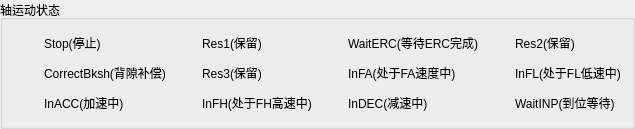
      <widget class="QGroupBox" name="groupBox_5">
       <property name="title">
        <string>轴运动状态</string>
       </property>
       <layout class="QGridLayout" name="gridLayout_2">
        <item row="0" column="0">
         <layout class="QHBoxLayout" name="horizontalLayout_2" stretch="1,100,1,100,1,100,1,100">
          <item>
           <layout class="QVBoxLayout" name="verticalLayout_20">
            <item>
             <widget class="QLabel" name="label_Stop">
              <property name="minimumSize">
               <size>
                <width>24</width>
                <height>24</height>
               </size>
              </property>
              <property name="maximumSize">
               <size>
                <width>24</width>
                <height>24</height>
               </size>
              </property>
              <property name="styleSheet">
               <string notr="true"/>
              </property>
              <property name="text">
               <string/>
              </property>
             </widget>
            </item>
            <item>
             <widget class="QLabel" name="label_CorrectBksh">
              <property name="minimumSize">
               <size>
                <width>24</width>
                <height>24</height>
               </size>
              </property>
              <property name="maximumSize">
               <size>
                <width>24</width>
                <height>24</height>
               </size>
              </property>
              <property name="styleSheet">
               <string notr="true"/>
              </property>
              <property name="text">
               <string/>
              </property>
             </widget>
            </item>
            <item>
             <widget class="QLabel" name="label_InACC">
              <property name="minimumSize">
               <size>
                <width>24</width>
                <height>24</height>
               </size>
              </property>
              <property name="maximumSize">
               <size>
                <width>24</width>
                <height>24</height>
               </size>
              </property>
              <property name="styleSheet">
               <string notr="true"/>
              </property>
              <property name="text">
               <string/>
              </property>
             </widget>
            </item>
           </layout>
          </item>
          <item>
           <layout class="QVBoxLayout" name="verticalLayout_15">
            <item>
             <widget class="QLabel" name="label_4">
              <property name="minimumSize">
               <size>
                <width>0</width>
                <height>24</height>
               </size>
              </property>
              <property name="maximumSize">
               <size>
                <width>16777215</width>
                <height>24</height>
               </size>
              </property>
              <property name="text">
               <string>Stop(停止)</string>
              </property>
             </widget>
            </item>
            <item>
             <widget class="QLabel" name="label_5">
              <property name="minimumSize">
               <size>
                <width>0</width>
                <height>24</height>
               </size>
              </property>
              <property name="maximumSize">
               <size>
                <width>16777215</width>
                <height>24</height>
               </size>
              </property>
              <property name="text">
               <string>CorrectBksh(背隙补偿)</string>
              </property>
             </widget>
            </item>
            <item>
             <widget class="QLabel" name="label_6">
              <property name="minimumSize">
               <size>
                <width>0</width>
                <height>24</height>
               </size>
              </property>
              <property name="maximumSize">
               <size>
                <width>16777215</width>
                <height>24</height>
               </size>
              </property>
              <property name="text">
               <string>InACC(加速中)</string>
              </property>
             </widget>
            </item>
           </layout>
          </item>
          <item>
           <layout class="QVBoxLayout" name="verticalLayout_27">
            <item>
             <widget class="QLabel" name="label_Res1">
              <property name="minimumSize">
               <size>
                <width>24</width>
                <height>24</height>
               </size>
              </property>
              <property name="maximumSize">
               <size>
                <width>24</width>
                <height>24</height>
               </size>
              </property>
              <property name="styleSheet">
               <string notr="true"/>
              </property>
              <property name="text">
               <string/>
              </property>
             </widget>
            </item>
            <item>
             <widget class="QLabel" name="label_Res3">
              <property name="minimumSize">
               <size>
                <width>24</width>
                <height>24</height>
               </size>
              </property>
              <property name="maximumSize">
               <size>
                <width>24</width>
                <height>24</height>
               </size>
              </property>
              <property name="styleSheet">
               <string notr="true"/>
              </property>
              <property name="text">
               <string/>
              </property>
             </widget>
            </item>
            <item>
             <widget class="QLabel" name="label_InFH">
              <property name="minimumSize">
               <size>
                <width>24</width>
                <height>24</height>
               </size>
              </property>
              <property name="maximumSize">
               <size>
                <width>24</width>
                <height>24</height>
               </size>
              </property>
              <property name="styleSheet">
               <string notr="true"/>
              </property>
              <property name="text">
               <string/>
              </property>
             </widget>
            </item>
           </layout>
          </item>
          <item>
           <layout class="QVBoxLayout" name="verticalLayout_16">
            <item>
             <widget class="QLabel" name="label_7">
              <property name="minimumSize">
               <size>
                <width>0</width>
                <height>24</height>
               </size>
              </property>
              <property name="maximumSize">
               <size>
                <width>16777215</width>
                <height>24</height>
               </size>
              </property>
              <property name="text">
               <string>Res1(保留)</string>
              </property>
             </widget>
            </item>
            <item>
             <widget class="QLabel" name="label_8">
              <property name="minimumSize">
               <size>
                <width>0</width>
                <height>24</height>
               </size>
              </property>
              <property name="maximumSize">
               <size>
                <width>16777215</width>
                <height>24</height>
               </size>
              </property>
              <property name="text">
               <string>Res3(保留)</string>
              </property>
             </widget>
            </item>
            <item>
             <widget class="QLabel" name="label_9">
              <property name="minimumSize">
               <size>
                <width>0</width>
                <height>24</height>
               </size>
              </property>
              <property name="maximumSize">
               <size>
                <width>16777215</width>
                <height>24</height>
               </size>
              </property>
              <property name="text">
               <string>InFH(处于FH高速中)</string>
              </property>
             </widget>
            </item>
           </layout>
          </item>
          <item>
           <layout class="QVBoxLayout" name="verticalLayout_28">
            <item>
             <widget class="QLabel" name="label_WaitERC">
              <property name="minimumSize">
               <size>
                <width>24</width>
                <height>24</height>
               </size>
              </property>
              <property name="maximumSize">
               <size>
                <width>24</width>
                <height>24</height>
               </size>
              </property>
              <property name="styleSheet">
               <string notr="true"/>
              </property>
              <property name="text">
               <string/>
              </property>
             </widget>
            </item>
            <item>
             <widget class="QLabel" name="label_InFA">
              <property name="minimumSize">
               <size>
                <width>24</width>
                <height>24</height>
               </size>
              </property>
              <property name="maximumSize">
               <size>
                <width>24</width>
                <height>24</height>
               </size>
              </property>
              <property name="styleSheet">
               <string notr="true"/>
              </property>
              <property name="text">
               <string/>
              </property>
             </widget>
            </item>
            <item>
             <widget class="QLabel" name="label_InDEC">
              <property name="minimumSize">
               <size>
                <width>24</width>
                <height>24</height>
               </size>
              </property>
              <property name="maximumSize">
               <size>
                <width>24</width>
                <height>24</height>
               </size>
              </property>
              <property name="styleSheet">
               <string notr="true"/>
              </property>
              <property name="text">
               <string/>
              </property>
             </widget>
            </item>
           </layout>
          </item>
          <item>
           <layout class="QVBoxLayout" name="verticalLayout_17">
            <item>
             <widget class="QLabel" name="label_11">
              <property name="minimumSize">
               <size>
                <width>0</width>
                <height>24</height>
               </size>
              </property>
              <property name="maximumSize">
               <size>
                <width>16777215</width>
                <height>24</height>
               </size>
              </property>
              <property name="text">
               <string>WaitERC(等待ERC完成)</string>
              </property>
             </widget>
            </item>
            <item>
             <widget class="QLabel" name="label_10">
              <property name="minimumSize">
               <size>
                <width>0</width>
                <height>24</height>
               </size>
              </property>
              <property name="maximumSize">
               <size>
                <width>16777215</width>
                <height>24</height>
               </size>
              </property>
              <property name="text">
               <string>InFA(处于FA速度中)</string>
              </property>
             </widget>
            </item>
            <item>
             <widget class="QLabel" name="label_12">
              <property name="minimumSize">
               <size>
                <width>0</width>
                <height>24</height>
               </size>
              </property>
              <property name="maximumSize">
               <size>
                <width>16777215</width>
                <height>24</height>
               </size>
              </property>
              <property name="text">
               <string>InDEC(减速中)</string>
              </property>
             </widget>
            </item>
           </layout>
          </item>
          <item>
           <layout class="QVBoxLayout" name="verticalLayout_29">
            <item>
             <widget class="QLabel" name="label_Res2">
              <property name="minimumSize">
               <size>
                <width>24</width>
                <height>24</height>
               </size>
              </property>
              <property name="maximumSize">
               <size>
                <width>24</width>
                <height>24</height>
               </size>
              </property>
              <property name="styleSheet">
               <string notr="true"/>
              </property>
              <property name="text">
               <string/>
              </property>
             </widget>
            </item>
            <item>
             <widget class="QLabel" name="label_InFL">
              <property name="minimumSize">
               <size>
                <width>24</width>
                <height>24</height>
               </size>
              </property>
              <property name="maximumSize">
               <size>
                <width>24</width>
                <height>24</height>
               </size>
              </property>
              <property name="styleSheet">
               <string notr="true"/>
              </property>
              <property name="text">
               <string/>
              </property>
             </widget>
            </item>
            <item>
             <widget class="QLabel" name="label_WaitINP">
              <property name="minimumSize">
               <size>
                <width>24</width>
                <height>24</height>
               </size>
              </property>
              <property name="maximumSize">
               <size>
                <width>24</width>
                <height>24</height>
               </size>
              </property>
              <property name="styleSheet">
               <string notr="true"/>
              </property>
              <property name="text">
               <string/>
              </property>
             </widget>
            </item>
           </layout>
          </item>
          <item>
           <layout class="QVBoxLayout" name="verticalLayout_18">
            <item>
             <widget class="QLabel" name="label_13">
              <property name="minimumSize">
               <size>
                <width>0</width>
                <height>24</height>
               </size>
              </property>
              <property name="maximumSize">
               <size>
                <width>16777215</width>
                <height>24</height>
               </size>
              </property>
              <property name="text">
               <string>Res2(保留)</string>
              </property>
             </widget>
            </item>
            <item>
             <widget class="QLabel" name="label_14">
              <property name="minimumSize">
               <size>
                <width>0</width>
                <height>24</height>
               </size>
              </property>
              <property name="maximumSize">
               <size>
                <width>16777215</width>
                <height>24</height>
               </size>
              </property>
              <property name="text">
               <string>InFL(处于FL低速中)</string>
              </property>
             </widget>
            </item>
            <item>
             <widget class="QLabel" name="label_15">
              <property name="minimumSize">
               <size>
                <width>0</width>
                <height>24</height>
               </size>
              </property>
              <property name="maximumSize">
               <size>
                <width>16777215</width>
                <height>24</height>
               </size>
              </property>
              <property name="text">
               <string>WaitINP(到位等待)</string>
              </property>
             </widget>
            </item>
           </layout>
          </item>
         </layout>
        </item>
       </layout>
      </widget>
